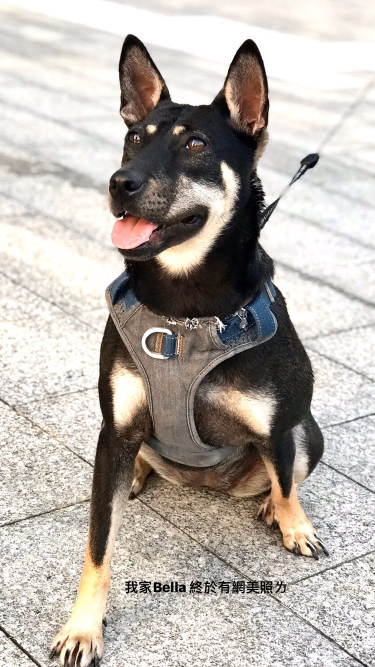
#> input picture examples/bella_image_00.jpg, 750 x 1334 px (shown at 1/2 size)
$ python -i get_mask.py   (imports and definitions only)
#> lines starting #> are read from the running program, lines starting #| are printed output that depends on the picture
from PIL import Image
import argparse

def create_empty_pixel_mask(image_path, output_path, image_size=None):
    # Open the image
#> called with image_path = 'examples/bella_image_00.jpg', output_path = 'out.png'
    image = Image.open(image_path)
#> image is the input picture: PIL image 750x1334 RGB; mean R, G, B 182.6, 175.6, 169.2

    # Create a new image with the same size and mode as the original image
    if not image_size:
        mask_image = Image.new("RGB", image.size)
#> mask_image: PIL image 750x1334 RGB; every value is 0
    else:
        image_size = (image_size[0], image_size[1])
        mask_image = Image.new("RGB", image_size)
        image = image.resize(image_size)

    # Load the pixel data of the image
    pixels = image.load()

    # Iterate over each pixel in the image
    for y in range(image.size[1]):
        for x in range(image.size[0]):
            # Get the pixel value
            pixel = pixels[x, y]
            print(pixel)

            # Check if the pixel is transparent
            if pixel[2] == 128:  # Transparent pixel
                # Set the corresponding pixel in the mask image to 1
                mask_image.putpixel((x, y), (0, 0, 128))
            else:
                # Set the corresponding pixel in the mask image to 0
                mask_image.putpixel((x, y), (0, 0, 0))
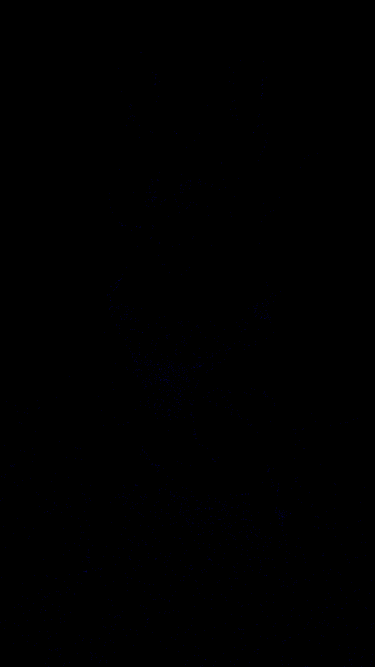
#> mask_image: PIL image 750x1334 RGB (shown at 1/2 size); mean R, G, B 0, 0, 0.2

    # Save the mask image
    mask_image.save(output_path, "PNG")

def main(args):
    create_empty_pixel_mask(args.image_path, args.output_path, args.image_size)

# [8 lines not run here, left out]

>>> result = create_empty_pixel_mask('examples/bella_image_00.jpg', 'out.png')
